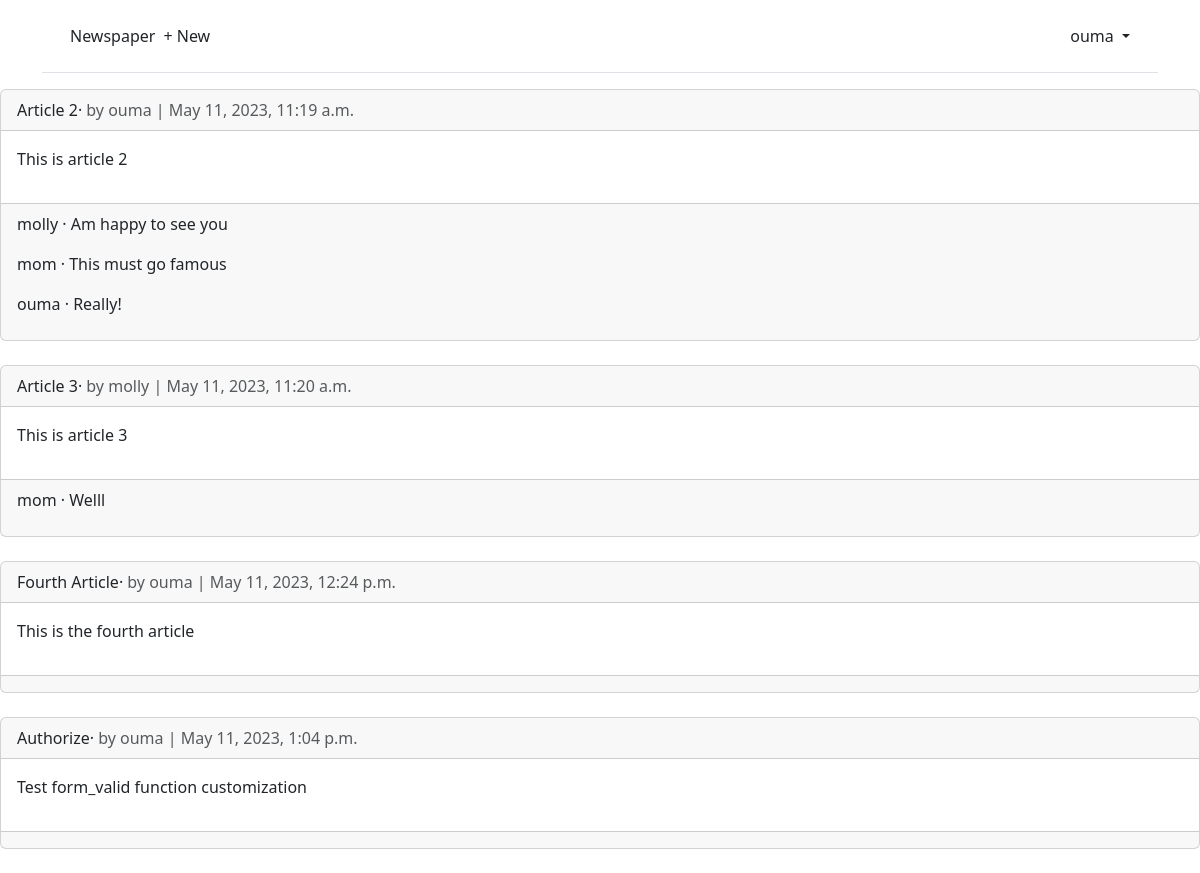
/articles/ (signed in), run on the app's committed database.
### accounts/models.py (models this page shows)
class CustomUser(AbstractUser):
    age = models.PositiveIntegerField(null=True, blank=True)

### articles/models.py (models this page shows, shortened)
class Article(models.Model):
    title = models.CharField(max_length=255)
    body = models.TextField()
    date = models.DateTimeField(auto_now_add=True)
    author = models.ForeignKey(
        settings.AUTH_USER_MODEL,
        on_delete=models.CASCADE,
    )

class Comment(models.Model):
    article = models.ForeignKey(Article, on_delete=models.CASCADE)
    comment = models.CharField(max_length=140)
    author = models.ForeignKey(
        settings.AUTH_USER_MODEL,
        on_delete=models.CASCADE,
    )
    def __str__(self):
        return self.comment

### articles/views.py (the view)
# urls.py: path('', ArticleListView.as_view(), name='article_list'),
class ArticleListView(LoginRequiredMixin, ListView):
    model = Article
    template_name = 'article_list.html'

### templates/article_list.html (shortened to what this page needs)
{% extends "base.html" %}
{% block content %}
{% for article in article_list %}
    <div class="card">
        <div class="card-header">
            <span class="font-weight-bold">{{ article.title }}</span>&middot;
            <span class="text-muted">by {{ article.author }} |
            {{ article.date }}</span>
        </div>
        <div class="card-body">
            <p>{{ article.body }}</p>
        </div>
        <div class="card-footer">
            {% for comment in article.comment_set.all %}
            <p>
                <span class="font-weight-bold">
                    {{ comment.author }} &middot;
                </span>
                {{ comment }}
            </p>
            {% endfor %}
        </div>
    </div>
    <br>
{% endfor %}
{% endblock content %}

### templates/base.html (shortened to what this page needs)
<!DOCTYPE html>
<html lang="en">
    <head>
        <link href="https://cdn.jsdelivr.net/npm/bootstrap@5.3.0-alpha3/dist/css/bootstrap.min.css" rel="stylesheet">
    </head>
    <body>
        <div class="container">
            <header class="p-3 mb-3 border-bottom">
                <div class="container">
                    <div class="d-flex flex-wrap align-items-center justify-content-center
                    justify-content-lg-start">
                        <a class="navbar-brand" href="{% url 'home' %}">Newspaper</a>
                        <ul class="nav col-12 col-lg-auto me-lg-auto mb-2 justify-content-center mb-md-0">
                            {% if user.is_authenticated %}
                            <li><a href="{% url 'article_new' %}" class="nav-link px-2 link-dark">+ New</a> </li>
                        </ul>
                        <div class="dropdown text-end">
                            <a href="#" class="d-block link-dark text-decoration-none dropdown-toggle"
                            id="dropdownUser1" data-bs-toggle="dropdown" aria-expanded="false">
                            {{ user.username }}
                            </a>
                        </div>
                            {% endif %}
                    </div>
                </div>
            </header>
        </div>
        <main>
            {% block content %}
            {% endblock content %}
        </main>
    </body>
</html>

### data on the page
CustomUser: username "ouma"
Article: title "Article 2", author "ouma", date "May 11, 2023, 11:19 a.m.", body "This is article 2"
Comment: author "molly", comment "Am happy to see you"
Comment: author "mom", comment "This must go famous"
Comment: author "ouma", comment "Really!"
Article: title "Article 3", author "molly", date "May 11, 2023, 11:20 a.m.", body "This is article 3"
Comment: author "mom", comment "Welll"
Article: title "Fourth Article", author "ouma", date "May 11, 2023, 12:24 p.m.", body "This is the fourth article"
Article: title "Authorize", author "ouma", date "May 11, 2023, 1:04 p.m.", body "Test form_valid function customization"
